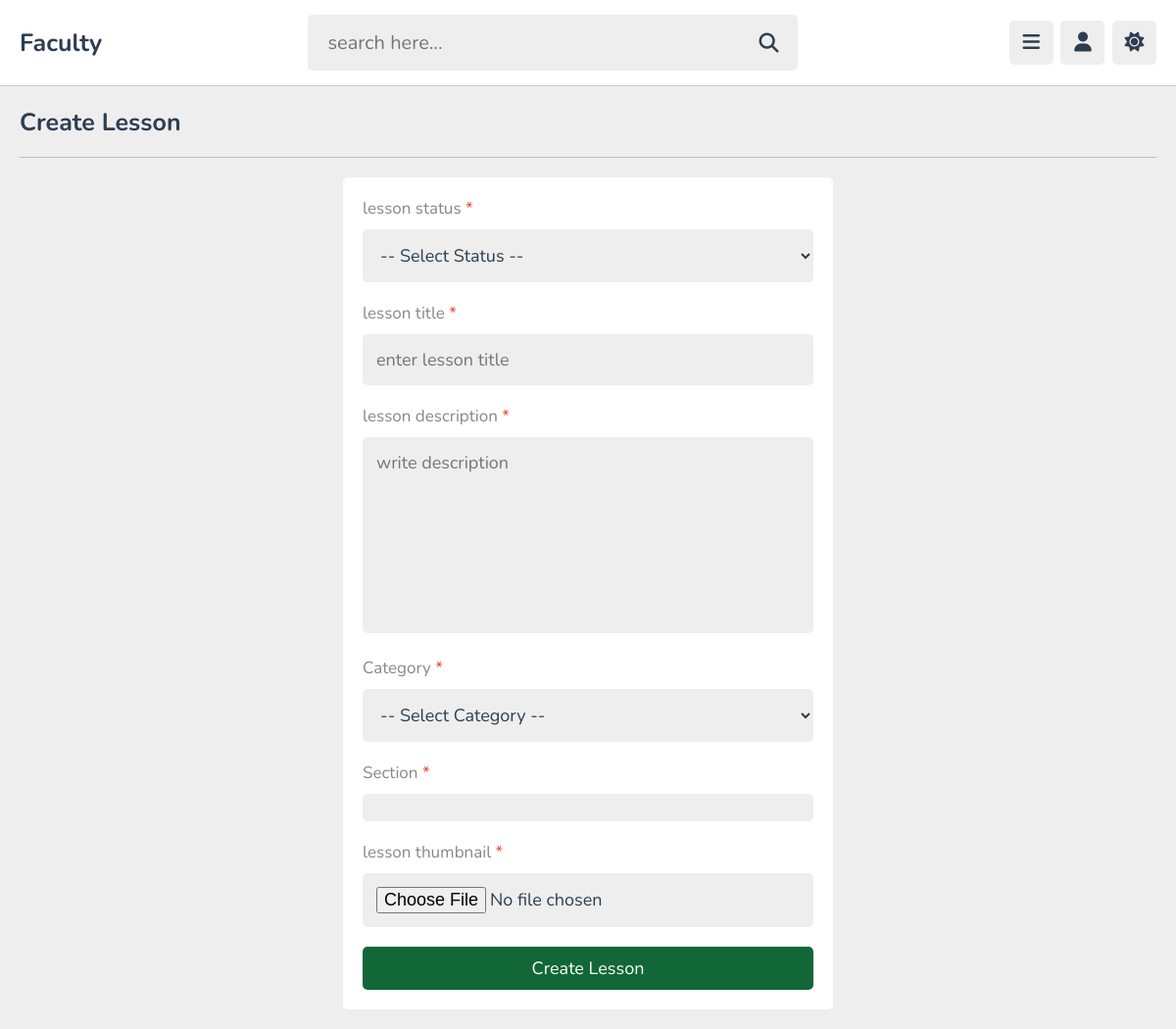
The page /teacher/add_lesson.php (signed in) on the database as committed earlier.
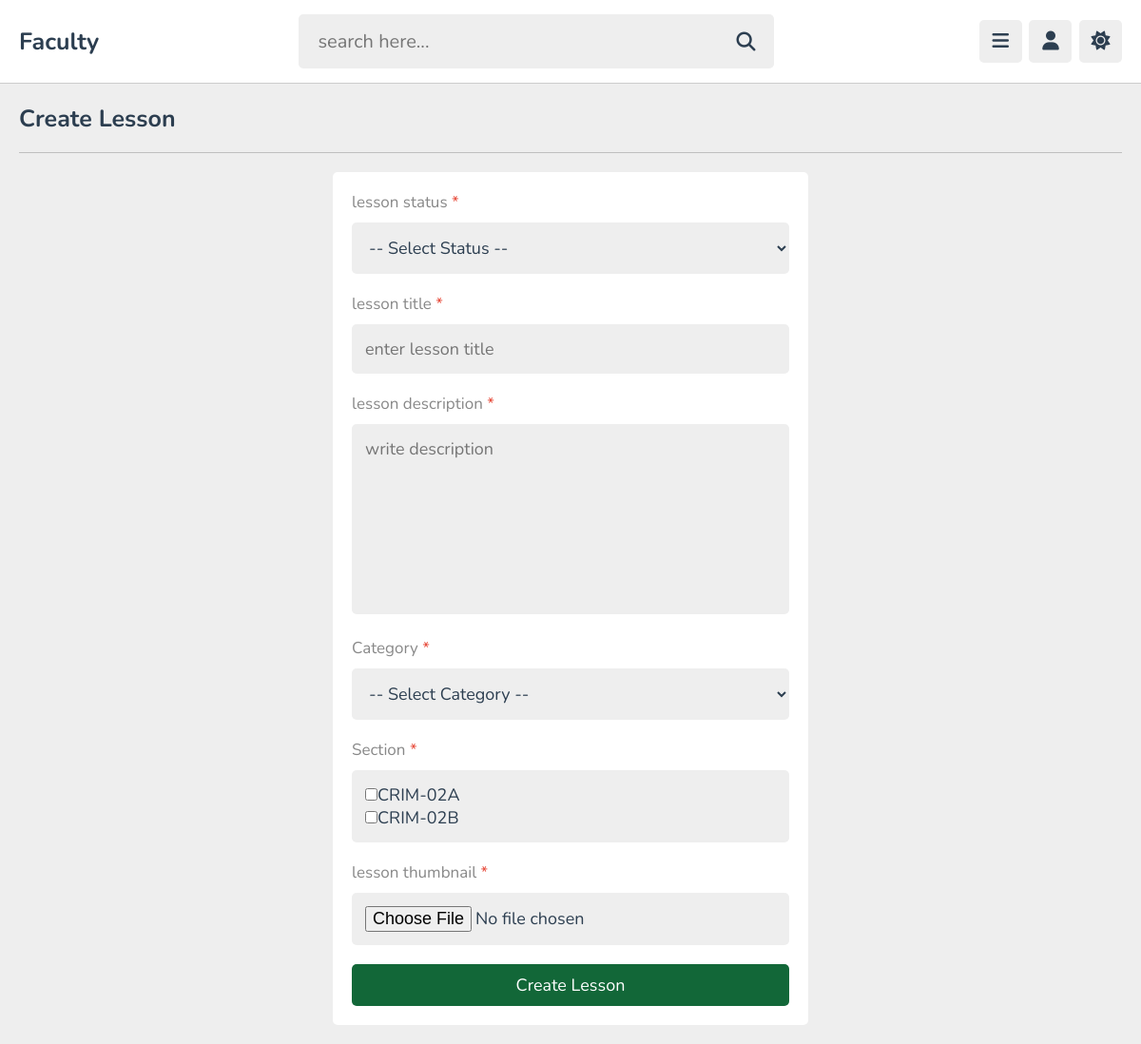
The same page on the database as committed later.
### tables this page shows
CREATE TABLE `tbl_section` (
  `section_id` varchar(50) NOT NULL,
  `teacher_id` varchar(50) NOT NULL
);

### teacher/add_lesson.php (the view, shortened to what this page needs)
<?php
include '../includes/connection.php';
if (isset($_COOKIE['teacher_id'])) {
    $teacher_id = $_COOKIE['teacher_id'];
} else {
    $teacher_id = '';
    header('location:index.php');
}
?>
<!DOCTYPE html>
<html lang="en">
<head>
    <link rel="stylesheet" href="https://cdnjs.cloudflare.com/ajax/libs/font-awesome/6.2.0/css/all.min.css">
    <link rel="stylesheet" href="styles/main_style.css">
</head>
<body>
    <?php include '../includes/teacher_header.php'; ?>
    <section class="playlist-form">
        <h1 class="heading">create lesson</h1>
        <form action="" method="post" enctype="multipart/form-data">
            <p>lesson status <span>*</span></p>
            <select name="status" class="box" required>
                <option value="" selected disabled>-- Select Status --</option>
            </select>
            <p>lesson title <span>*</span></p>
            <input type="text" name="title" maxlength="100" required placeholder="enter lesson title" class="box">
            <p>lesson description <span>*</span></p>
            <textarea name="description" class="box" required placeholder="write description" maxlength="1000" cols="30"
                rows="10"></textarea>
            <p>Category <span>*</span></p>
            <select name="category_id" class="box" required>
                <option value="" selected disabled>-- Select Category --</option>
            </select>
            <p>Section <span>*</span></p>
            <div class="box">
                <?php
                try {
                    $section_query = $conn->prepare("SELECT section_id FROM tbl_section WHERE teacher_id = :teacher_id");
                    $section_query->bindParam(':teacher_id', $teacher_id, PDO::PARAM_STR);
                    $section_query->execute();
                    while ($section = $section_query->fetch(PDO::FETCH_ASSOC)) {
                        echo "<input type='checkbox' name='selected_sections[]' value='{$section['section_id']}' id='{$section['section_id']}' />";
                        echo "<label for='{$section['section_id']}'>{$section['section_id']}</label><br>";
                    }
                } catch (PDOException $e) {
                    echo "<script>console.log('Error: " . $e->getMessage() . "');</script>";
                }
                ?>
            </div>
            <p>lesson thumbnail <span>*</span></p>
            <input type="file" name="image" accept="image/*" required class="box">
            <input type="submit" value="create lesson" name="submit" class="btn">
        </form>
    </section>
</body>
</html>

Rows that differ between the two databases and show on the page:
added tbl_section: section_id "CRIM-02A"
added tbl_section: section_id "CRIM-02B"
